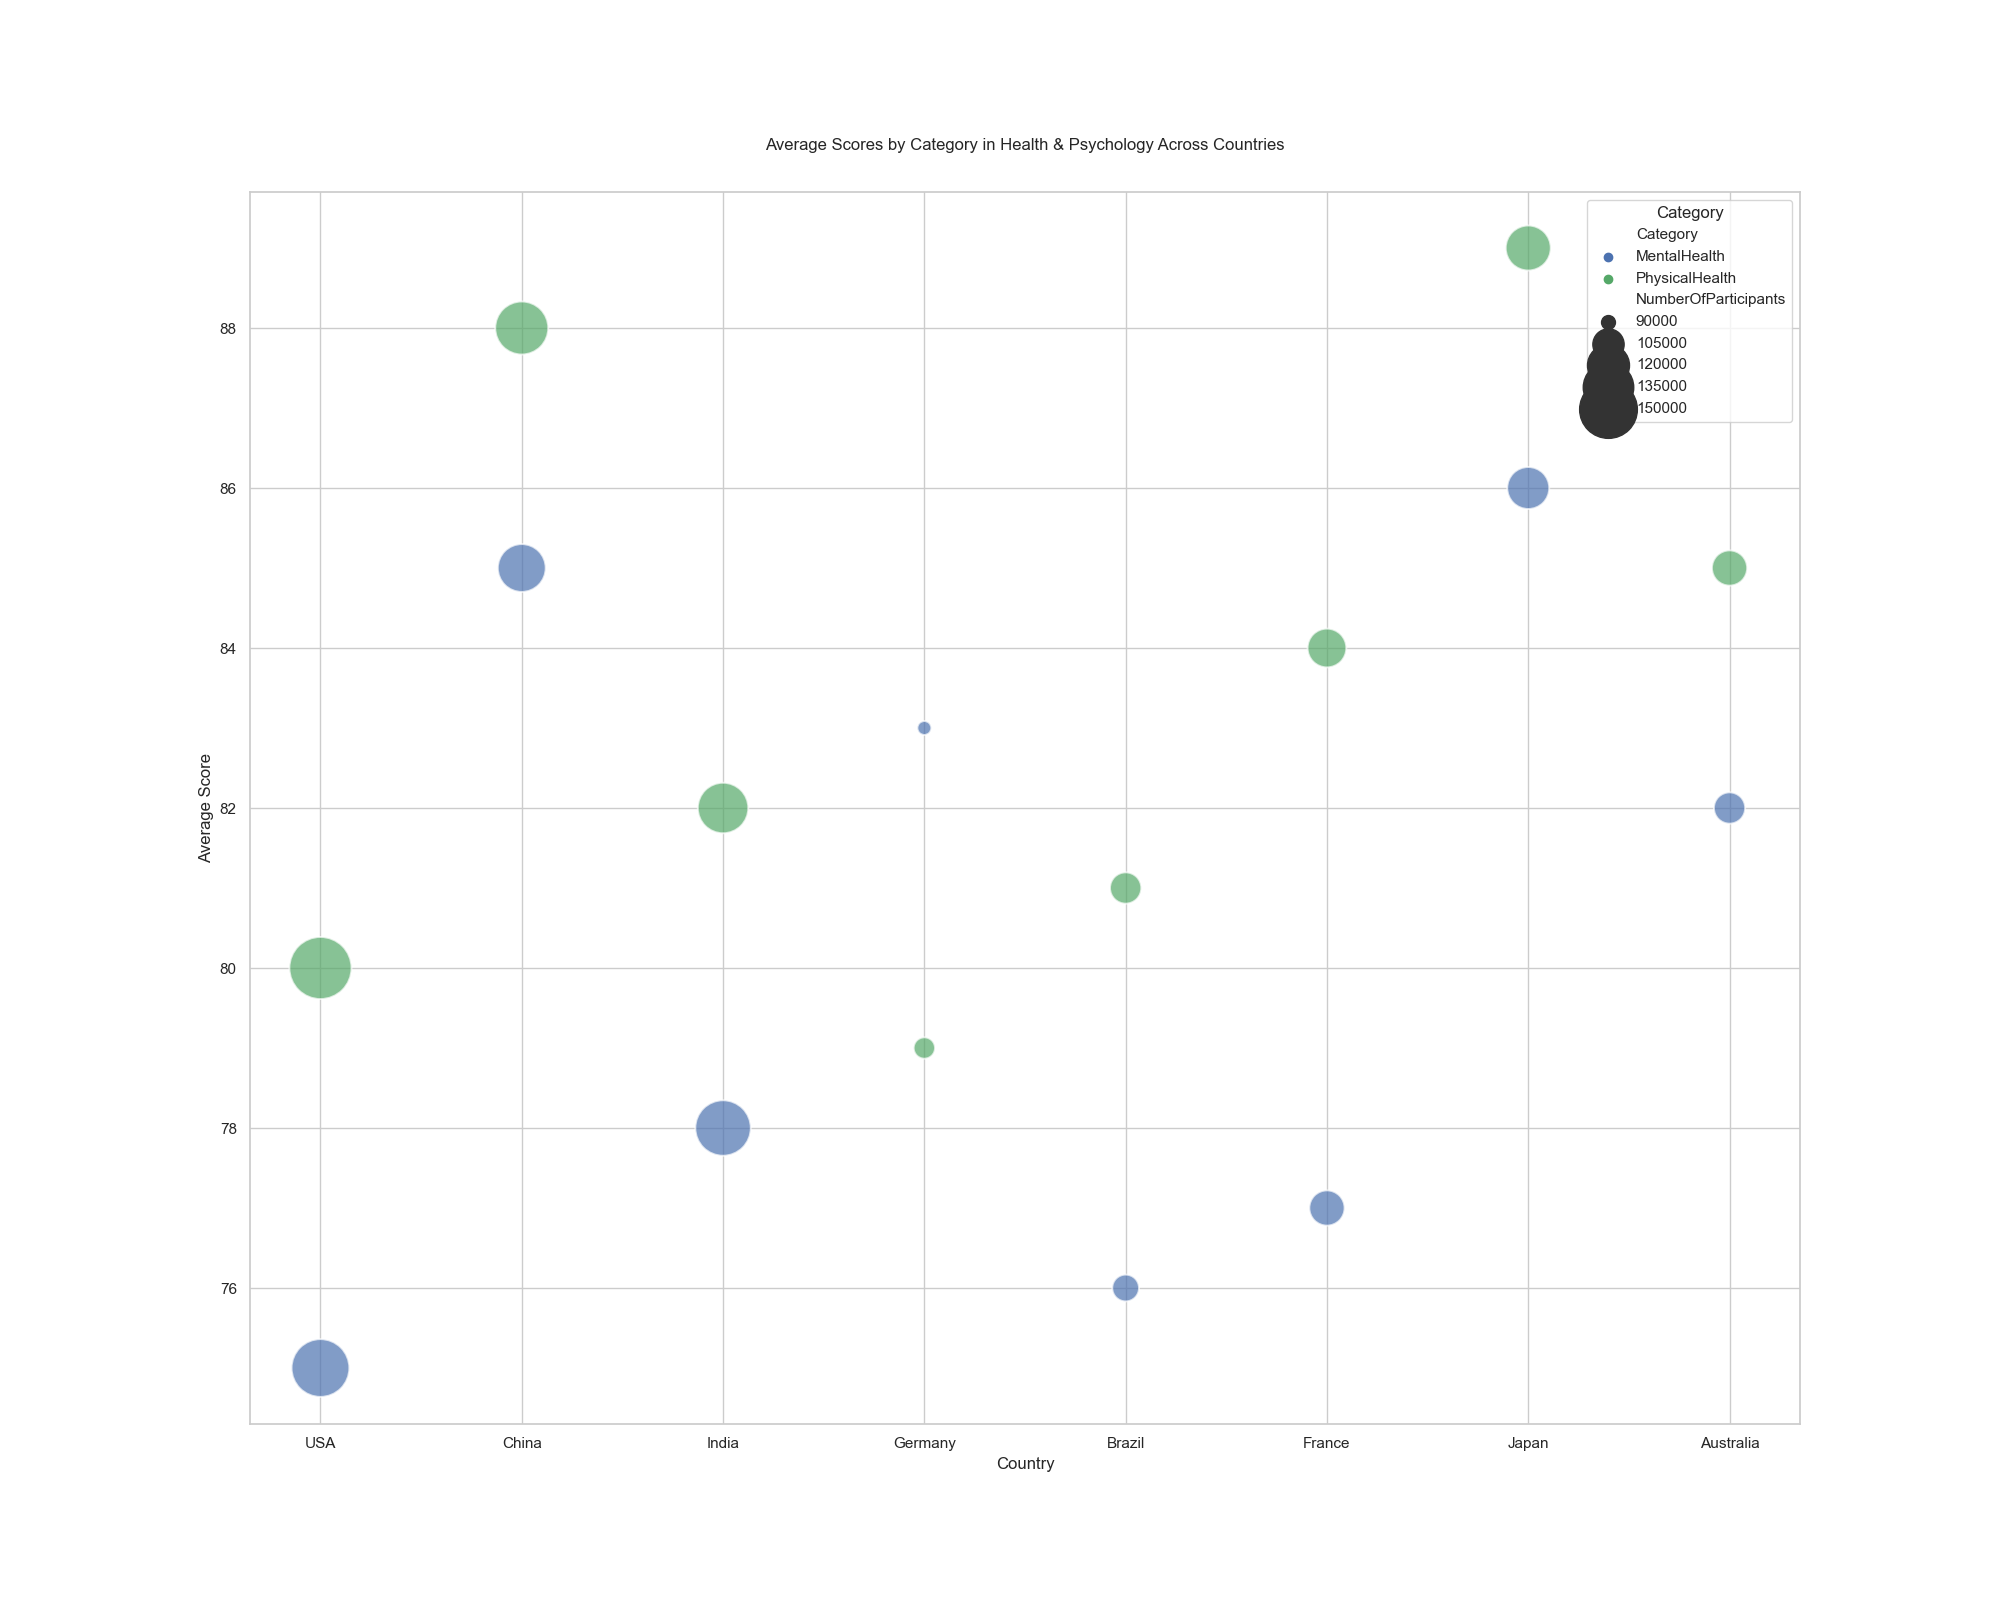

Source code (Python):

import seaborn as sns
import pandas as pd
import matplotlib.pyplot as plt

# Define the data
data = {
    'Country': ['USA', 'USA', 'China', 'China', 'India', 'India', 'Germany', 'Germany', 'Brazil', 'Brazil', 'France', 'France', 'Japan', 'Japan', 'Australia', 'Australia'],
    'Category': ['MentalHealth', 'PhysicalHealth', 'MentalHealth', 'PhysicalHealth', 'MentalHealth', 'PhysicalHealth', 'MentalHealth', 'PhysicalHealth', 'MentalHealth', 'PhysicalHealth', 'MentalHealth', 'PhysicalHealth', 'MentalHealth', 'PhysicalHealth', 'MentalHealth', 'PhysicalHealth'],
    'NumberOfParticipants': [150000, 160000, 130000, 140000, 145000, 135000, 90000, 95000, 100000, 105000, 110000, 115000, 120000, 125000, 105000, 110000],
    'AverageScore': [75, 80, 85, 88, 78, 82, 83, 79, 76, 81, 77, 84, 86, 89, 82, 85]
}

# Create DataFrame
df = pd.DataFrame(data)

# Create the bubble chart
plt.figure(figsize=(20, 16))
bubble_plot = sns.scatterplot(data=df, x='Country', y='AverageScore', size='NumberOfParticipants', hue='Category',
                              sizes=(100, 2000), alpha=0.7, palette=["#4c72b0", "#55a868"])

# Customize legend and axis labels
bubble_plot.legend(title='Category', loc='upper right')
plt.xlabel('Country')
plt.ylabel('Average Score')
plt.title('Average Scores by Category in Health & Psychology Across Countries', pad=30)

# Show the plot
plt.show()
